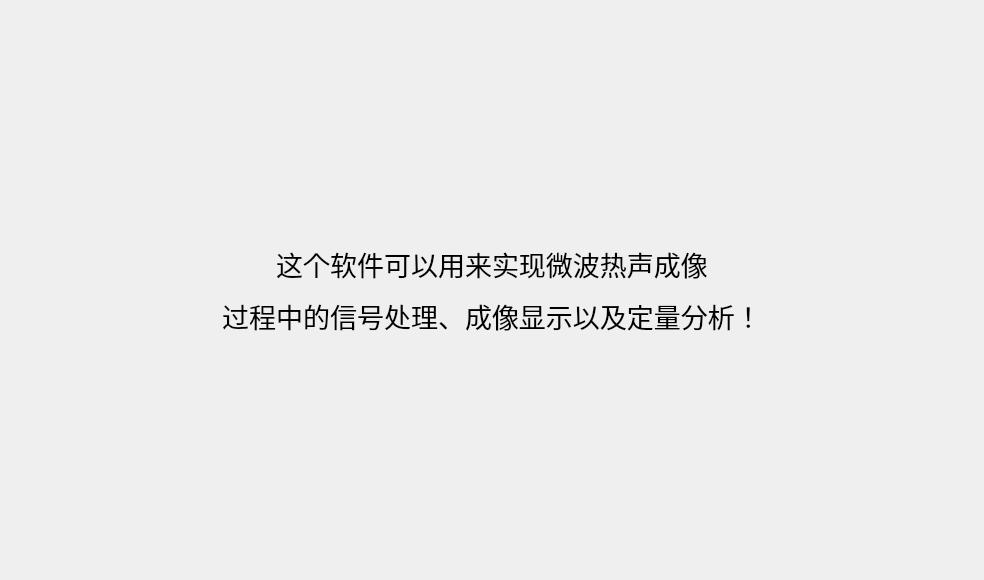
<?xml version="1.0" encoding="UTF-8"?>
<ui version="4.0">
 <class>helpStatementDialog</class>
 <widget class="QDialog" name="helpStatementDialog">
  <property name="geometry">
   <rect>
    <x>0</x>
    <y>0</y>
    <width>984</width>
    <height>580</height>
   </rect>
  </property>
  <property name="windowTitle">
   <string>Dialog</string>
  </property>
  <layout class="QGridLayout" name="gridLayout" rowstretch="1,4,1" columnstretch="1,4,1" rowminimumheight="1,4,1" columnminimumwidth="1,4,1">
   <property name="leftMargin">
    <number>0</number>
   </property>
   <property name="topMargin">
    <number>0</number>
   </property>
   <property name="rightMargin">
    <number>0</number>
   </property>
   <property name="bottomMargin">
    <number>0</number>
   </property>
   <item row="0" column="1">
    <spacer name="verticalSpacer_2">
     <property name="orientation">
      <enum>Qt::Orientation::Vertical</enum>
     </property>
     <property name="sizeHint" stdset="0">
      <size>
       <width>20</width>
       <height>92</height>
      </size>
     </property>
    </spacer>
   </item>
   <item row="1" column="0">
    <spacer name="horizontalSpacer">
     <property name="orientation">
      <enum>Qt::Orientation::Horizontal</enum>
     </property>
     <property name="sizeHint" stdset="0">
      <size>
       <width>159</width>
       <height>20</height>
      </size>
     </property>
    </spacer>
   </item>
   <item row="1" column="1">
    <widget class="QLabel" name="label">
     <property name="text">
      <string>&lt;html&gt;&lt;head/&gt;&lt;body&gt;&lt;p align=&quot;center&quot;&gt;&lt;span style=&quot; font-size:20pt;&quot;&gt;这个软件可以用来实现微波热声成像&lt;/span&gt;&lt;/p&gt;&lt;p align=&quot;center&quot;&gt;&lt;span style=&quot; font-size:20pt;&quot;&gt;过程中的信号处理、成像显示以及定量分析！&lt;/span&gt;&lt;/p&gt;&lt;/body&gt;&lt;/html&gt;</string>
     </property>
    </widget>
   </item>
   <item row="1" column="2">
    <spacer name="horizontalSpacer_2">
     <property name="orientation">
      <enum>Qt::Orientation::Horizontal</enum>
     </property>
     <property name="sizeHint" stdset="0">
      <size>
       <width>159</width>
       <height>20</height>
      </size>
     </property>
    </spacer>
   </item>
   <item row="2" column="1">
    <spacer name="verticalSpacer">
     <property name="orientation">
      <enum>Qt::Orientation::Vertical</enum>
     </property>
     <property name="sizeHint" stdset="0">
      <size>
       <width>20</width>
       <height>92</height>
      </size>
     </property>
    </spacer>
   </item>
  </layout>
 </widget>
 <resources/>
 <connections/>
</ui>
